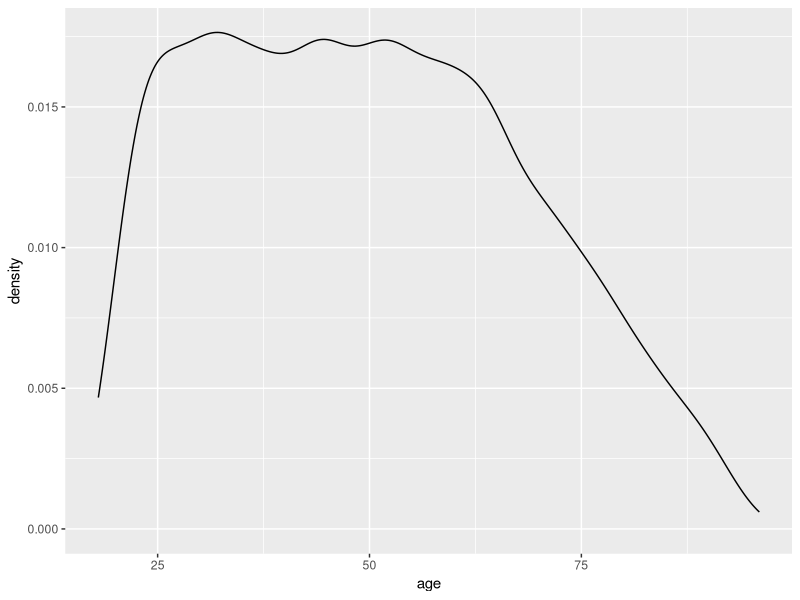
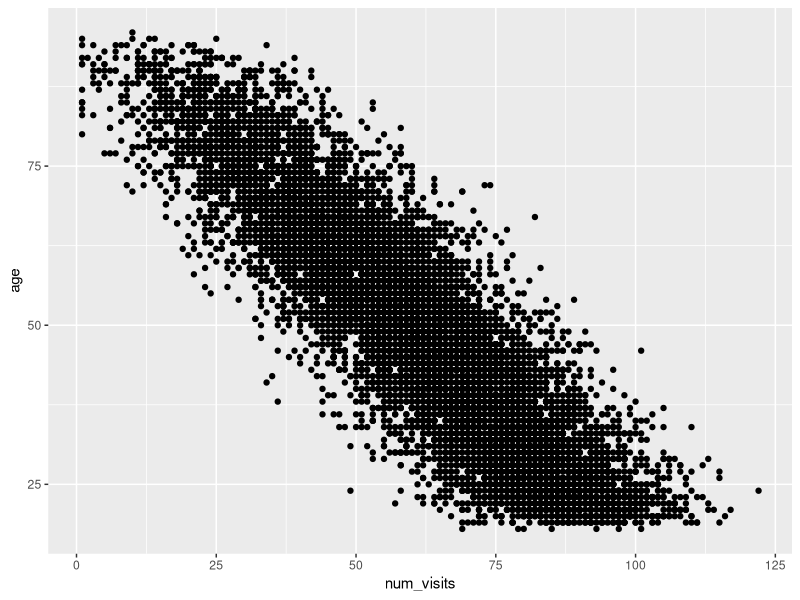
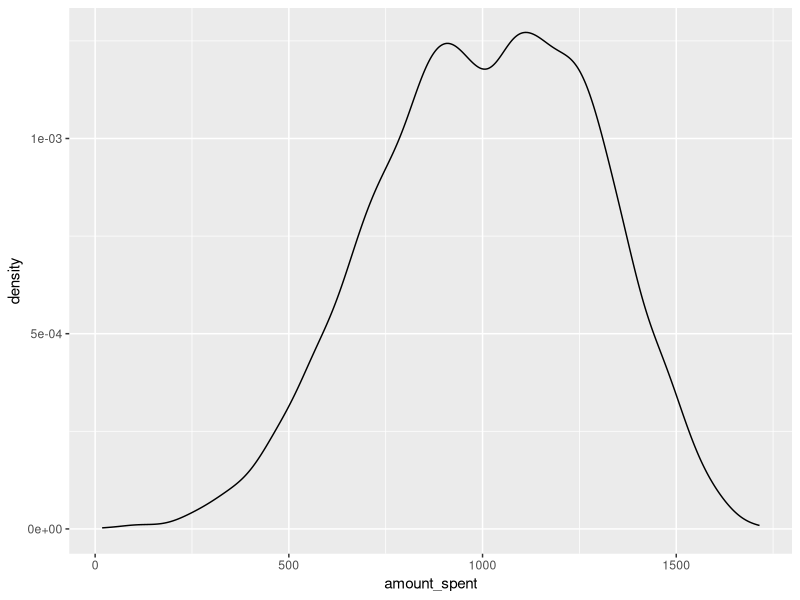
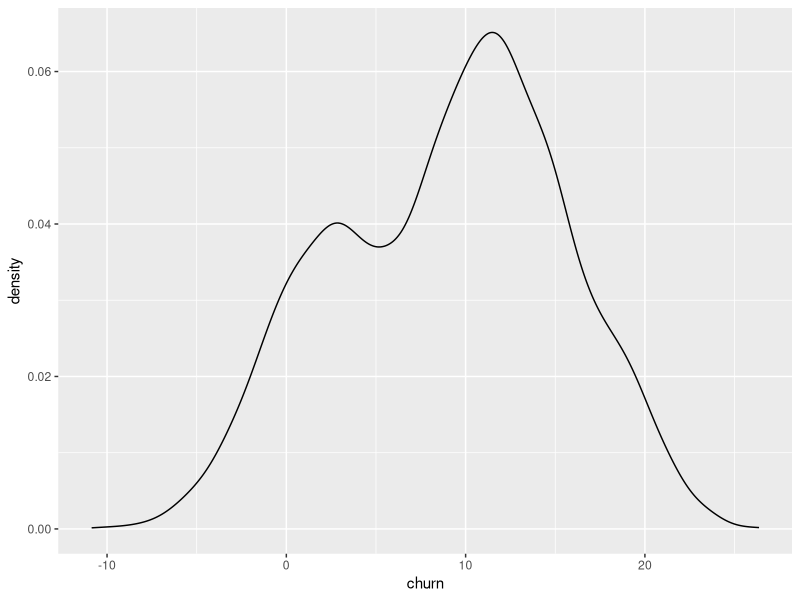

These figures' R source, in order:
library(tidyverse)

# Number of Customers
num_cust <- 10000

# Customer ID
customer_id <- c()
for (i in 1:num_cust) {
  customer_id[i] <- 1000 + i
}

# Variable 1 - Age --------------------------------------------------------
# Truly Independent

sample_ages <- function(n) {
  ## custom age pdf
  age_pdf <- function(x) {
    if (x < 18 || x > 96) return(0)
    if (x >= 21 && x <= 60) return(1)
    if (x >= 18 && x < 21) return((x - 18) / (21 - 18))  # Ramps up from 18 to 21
    if (x > 60 && x <= 96) return((96 - x) / (96 - 60))  # Tapers down from 60 to 96
  }
  v_pdf <- Vectorize(age_pdf)
  ## rejection sampling
  samples <- c()
  while (length(samples) < n) {
    candidates <- runif(n, min = 18, max = 96)
    probs <- v_pdf(candidates)
    keep <- runif(n) < probs
    samples <- c(samples, candidates[keep])
    samples <- samples[1:min(length(samples), n)]  # Keep only up to n samples
  }
  return(round(samples))
}

age <- sample_ages(num_cust)

## Check distribution
tibble(age = age) |>
  ggplot(aes(x = age)) +
  geom_density()

# Revamped Variable 2 - Number of Online Visits ---------------------------
# Dependent on Age

num_visits <- c()

for (i in 1:num_cust) {
  num_visits[i] <- round(100 - age[i] + rnorm(1, 10, 10))
  num_visits[i] <- ifelse(num_visits[i] < 1, 1, num_visits[i])
}

tibble(num_visits = num_visits,
       age = age) |>
  ggplot(aes(x = num_visits, y = age)) +
  geom_point()

# Variable 3 - Interest in Hiking -----------------------------------------
# Completely Independent, 30% chance

hiking_int <- rbinom(num_cust, 1, .3)

# Variable 4 - Interest in Sustainability ---------------------------------
# Completely Independent, 60% chance

sustain_int <- rbinom(num_cust, 1, .6)

# Variable 5 - Active Online ----------------------------------------------
# Completely Independent, 80% chance

online_int <- rbinom(num_cust, 1, .8)

# Variable 6 - Amount Spent -----------------------------------------------
# A Partial Function of all 5 previous variables

amount_spent <- c()
for (i in 1:num_cust) {
  abs_age <- abs(age[i] - 46)
  age_impact <- abs_age/age[i]
  amount_spent[i] <- 600 +
    age_impact * -600 +
    # region_probs[which(region_options == region[i])] +
    num_visits[i] * 4 +
    200 * hiking_int[i] +
    400 * sustain_int[i] +
    100 * online_int[i] +
    rnorm(1, mean = 0, sd = 50)
}

for(i in 1:num_cust) {
  amount_spent[i] <- ifelse(amount_spent[i] < 0, 0, amount_spent[i])
}

## Check Distribution
tibble(amount_spent = amount_spent) |>
  ggplot(mapping = aes(x = amount_spent)) +
  geom_density()

# Variable 7 - Churn ------------------------------------------------------
# A Function of All 6 Variables

churn <- c()

for (i in 1:num_cust) {
  abs_age <- abs(age[i] - 25)
  age_impact <- abs_age/age[i]
  churn[i] <-
    # region_probs[which(region_options == region[i])] +
    (num_visits[i] / -30) +
    6 * hiking_int[i] +
    10 * sustain_int[i] +
    4 * online_int[i] +
    rnorm(1, mean = 0, sd = 2.5)
}

## Check Distribution
tibble(churn = churn) |>
  ggplot(mapping = aes(x = churn)) +
  geom_density()

churn_binary <- 1 - rbinom(num_cust, size=1, prob=exp(churn)/(1 + exp(churn)))

## Create a Dataframe
simulated_data <- tibble(
  churn = churn_binary,
  amount_spent = amount_spent,
  num_visits = num_visits,
  age = age,
  hiking_int = hiking_int,
  sustain_int = sustain_int,
  online_int = online_int,
  id = customer_id
)

# write_csv(simulated_data, "churnFULL_aaIND.csv")

# rm(list = setdiff(ls(), "simulated_data"))

